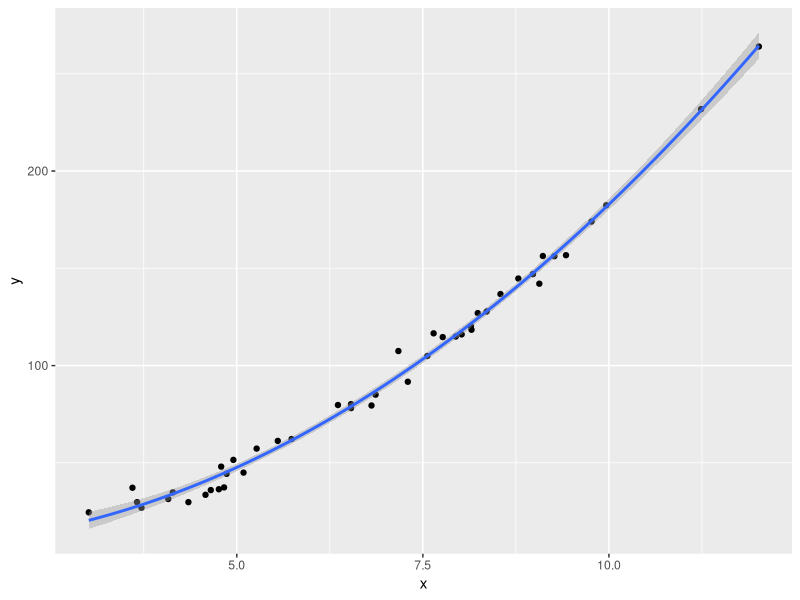
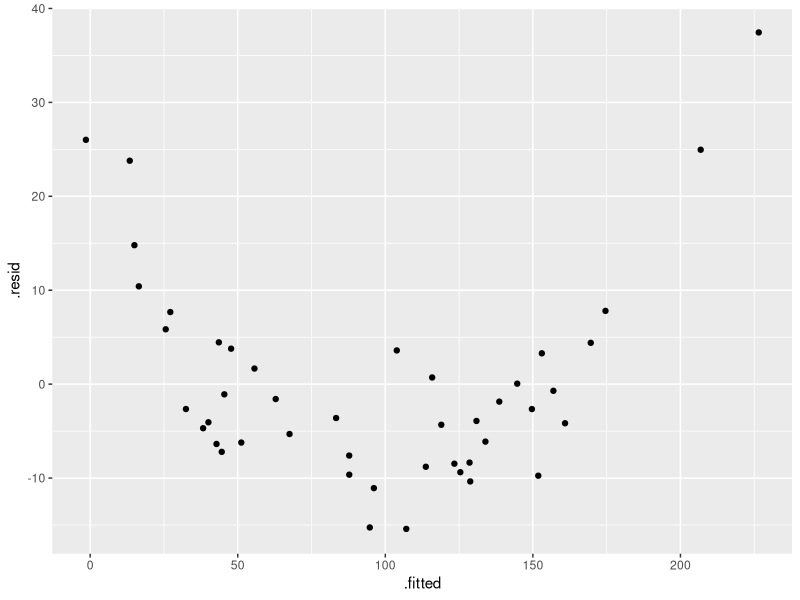
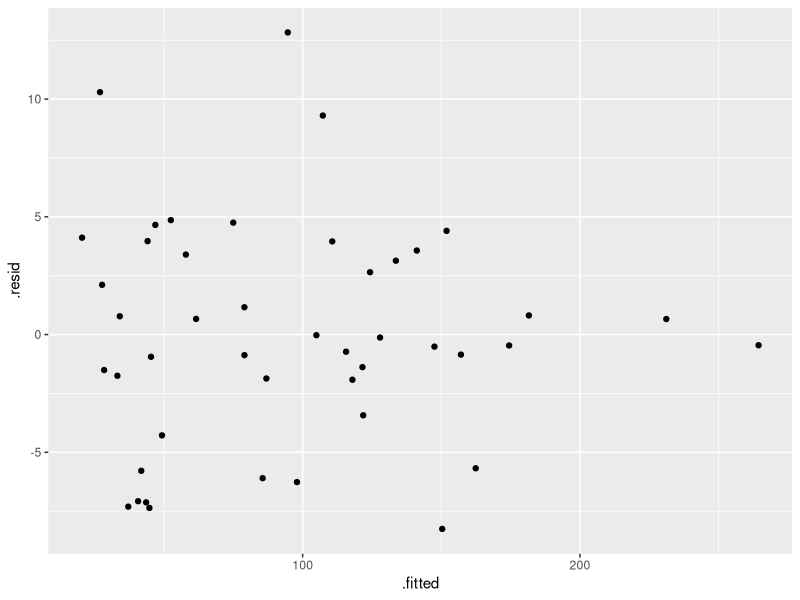

The R script that drew these images, in order:
library(tidyverse)
library(caret)
library(broom)

x <- rnorm(45,mean=7,sd=2.2)
y <- 2*x^2 - 3*x + 13 + rnorm(45,sd=5)

df <- data.frame(x=x,y=y)

df %>% ggplot(aes(x=x,y=y)) + geom_point()  + 
  geom_smooth(method = "lm",formula = y~poly(x,2))


summary(lm(y~x,df))
summary(lm(y~poly(x,2),df))

lm_linear <- lm(y~x,df)

lm_quad <- lm(y~poly(x,2),df)

lm_linear_aug <- augment(lm_linear)

lm_quad_aug <- augment(lm_quad)


lm_linear_aug %>% ggplot(aes(x=.fitted,y=.resid)) + geom_point()
lm_quad_aug  %>% ggplot(aes(x=.fitted,y=.resid)) + geom_point()


anova(lm_linear,lm_quad)


glance(lm_linear)

glance(lm_quad)

AIC(lm_linear,lm_quad)

tC <- trainControl(method = "repeatedcv",number=10,repeats=5)

tM_lin <- train(y~x,data=df,method="lm",trControl=tC)

tM_quad <- train(y~poly(x,2),data=df,method="lm",trControl=tC)

tM_cube <- train(y~poly(x,3),data=df,method="lm",trControl=tC)

tM_quin <- train(y~poly(x,4),data=df,method="lm",trControl=tC)

tM_lin$results

tM_quad$results

tM_cube$results

tM_quin$results

AIC(tM_lin$finalModel,tM_quad$finalModel,tM_cube$finalModel,tM_quin$finalModel)

anova(tM_lin$finalModel,tM_quad$finalModel,tM_cube$finalModel,tM_quin$finalModel)


